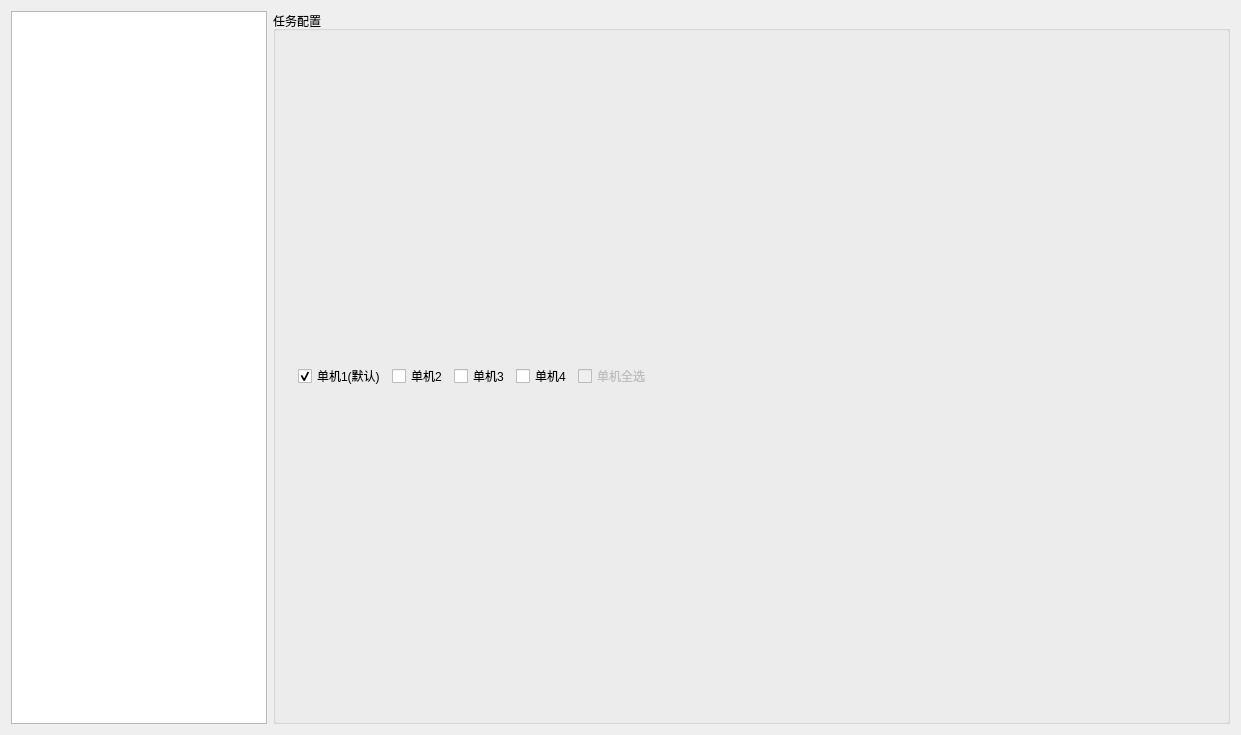
<?xml version="1.0" encoding="UTF-8"?>
<ui version="4.0">
 <class>TaskView</class>
 <widget class="QWidget" name="TaskView">
  <property name="geometry">
   <rect>
    <x>0</x>
    <y>0</y>
    <width>1241</width>
    <height>735</height>
   </rect>
  </property>
  <property name="sizePolicy">
   <sizepolicy hsizetype="Maximum" vsizetype="Maximum">
    <horstretch>0</horstretch>
    <verstretch>0</verstretch>
   </sizepolicy>
  </property>
  <property name="windowTitle">
   <string>Form</string>
  </property>
  <layout class="QHBoxLayout" name="horizontalLayout" stretch="0,4">
   <item>
    <widget class="QTreeView" name="m_tree_list">
     <property name="sizePolicy">
      <sizepolicy hsizetype="MinimumExpanding" vsizetype="Expanding">
       <horstretch>0</horstretch>
       <verstretch>0</verstretch>
      </sizepolicy>
     </property>
    </widget>
   </item>
   <item>
    <widget class="QGroupBox" name="gBox_TaskView">
     <property name="title">
      <string>任务配置</string>
     </property>
     <layout class="QGridLayout" name="gridLayout" rowstretch="0,20">
      <item row="1" column="0">
       <layout class="QVBoxLayout" name="verticalLayout"/>
      </item>
      <item row="0" column="0">
       <layout class="QHBoxLayout" name="horizontalLayout_2">
        <property name="sizeConstraint">
         <enum>QLayout::SetDefaultConstraint</enum>
        </property>
        <item>
         <widget class="QLabel" name="label">
          <property name="text">
           <string/>
          </property>
         </widget>
        </item>
        <item>
         <widget class="QCheckBox" name="checkBox_DJ_1">
          <property name="sizePolicy">
           <sizepolicy hsizetype="Minimum" vsizetype="Fixed">
            <horstretch>0</horstretch>
            <verstretch>0</verstretch>
           </sizepolicy>
          </property>
          <property name="maximumSize">
           <size>
            <width>16777215</width>
            <height>20</height>
           </size>
          </property>
          <property name="text">
           <string>单机1(默认)</string>
          </property>
          <property name="iconSize">
           <size>
            <width>16</width>
            <height>16</height>
           </size>
          </property>
          <property name="checked">
           <bool>true</bool>
          </property>
          <property name="autoRepeatInterval">
           <number>100</number>
          </property>
         </widget>
        </item>
        <item>
         <widget class="QCheckBox" name="checkBox_DJ_2">
          <property name="sizePolicy">
           <sizepolicy hsizetype="Minimum" vsizetype="Fixed">
            <horstretch>0</horstretch>
            <verstretch>0</verstretch>
           </sizepolicy>
          </property>
          <property name="maximumSize">
           <size>
            <width>16777215</width>
            <height>20</height>
           </size>
          </property>
          <property name="text">
           <string>单机2</string>
          </property>
          <property name="iconSize">
           <size>
            <width>16</width>
            <height>16</height>
           </size>
          </property>
          <property name="autoRepeatInterval">
           <number>100</number>
          </property>
         </widget>
        </item>
        <item>
         <widget class="QCheckBox" name="checkBox_DJ_3">
          <property name="sizePolicy">
           <sizepolicy hsizetype="Minimum" vsizetype="Fixed">
            <horstretch>0</horstretch>
            <verstretch>0</verstretch>
           </sizepolicy>
          </property>
          <property name="maximumSize">
           <size>
            <width>16777215</width>
            <height>20</height>
           </size>
          </property>
          <property name="text">
           <string>单机3</string>
          </property>
          <property name="iconSize">
           <size>
            <width>16</width>
            <height>16</height>
           </size>
          </property>
          <property name="autoRepeatInterval">
           <number>100</number>
          </property>
         </widget>
        </item>
        <item>
         <widget class="QCheckBox" name="checkBox_DJ_4">
          <property name="sizePolicy">
           <sizepolicy hsizetype="Minimum" vsizetype="Fixed">
            <horstretch>0</horstretch>
            <verstretch>0</verstretch>
           </sizepolicy>
          </property>
          <property name="maximumSize">
           <size>
            <width>16777215</width>
            <height>20</height>
           </size>
          </property>
          <property name="text">
           <string>单机4</string>
          </property>
          <property name="iconSize">
           <size>
            <width>16</width>
            <height>16</height>
           </size>
          </property>
          <property name="autoRepeatInterval">
           <number>100</number>
          </property>
         </widget>
        </item>
        <item>
         <widget class="QCheckBox" name="checkBox_DJ_all">
          <property name="enabled">
           <bool>false</bool>
          </property>
          <property name="sizePolicy">
           <sizepolicy hsizetype="Minimum" vsizetype="Fixed">
            <horstretch>0</horstretch>
            <verstretch>0</verstretch>
           </sizepolicy>
          </property>
          <property name="maximumSize">
           <size>
            <width>16777215</width>
            <height>20</height>
           </size>
          </property>
          <property name="text">
           <string>单机全选</string>
          </property>
          <property name="iconSize">
           <size>
            <width>16</width>
            <height>16</height>
           </size>
          </property>
          <property name="autoRepeatInterval">
           <number>100</number>
          </property>
         </widget>
        </item>
        <item>
         <spacer name="horizontalSpacer">
          <property name="orientation">
           <enum>Qt::Horizontal</enum>
          </property>
          <property name="sizeHint" stdset="0">
           <size>
            <width>40</width>
            <height>20</height>
           </size>
          </property>
         </spacer>
        </item>
       </layout>
      </item>
     </layout>
    </widget>
   </item>
  </layout>
 </widget>
 <resources/>
 <connections/>
</ui>
